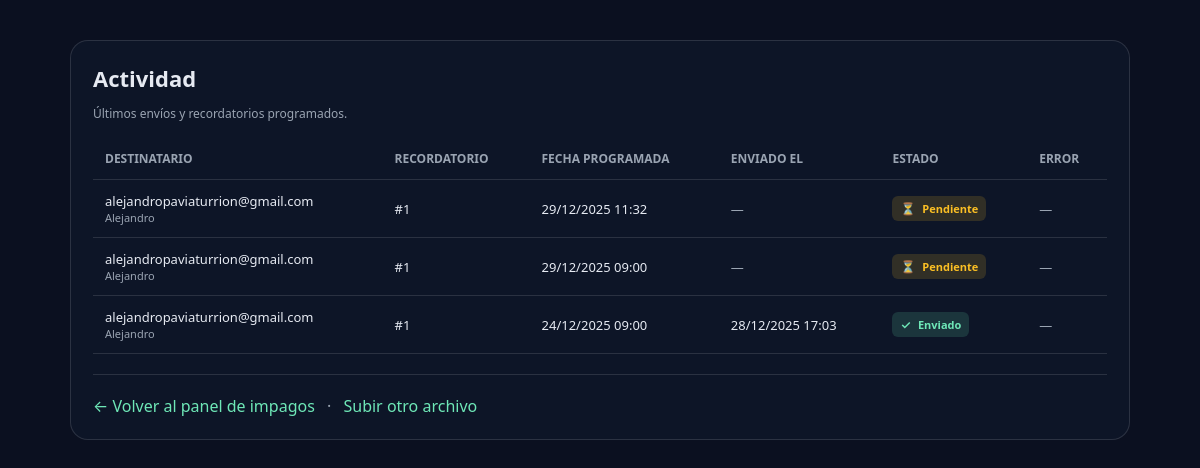
The page /activity on the database its author committed.
### tables this page shows
CREATE TABLE reminders (
            id INTEGER PRIMARY KEY AUTOINCREMENT,
            debt_id INTEGER NOT NULL,
            stage INTEGER NOT NULL,                 -- 1 o 2
            send_at TEXT NOT NULL,
            sent_at TEXT,
            status TEXT NOT NULL DEFAULT 'pending', -- pending/sent/failed/canceled
            last_error TEXT,
            FOREIGN KEY(debt_id) REFERENCES debts(id)
        );

CREATE TABLE debts (
            id INTEGER PRIMARY KEY AUTOINCREMENT,
            email TEXT NOT NULL,
            name TEXT,
            amount REAL NOT NULL,
            due_date TEXT,
            created_at TEXT NOT NULL,
            UNIQUE(email, amount, due_date)
        );

### app.py (the view)
@app.get("/activity", response_class=HTMLResponse)
def activity(request: Request, token: Optional[str] = None):
    conn = get_conn()
    cur = conn.cursor()
    cur.execute("""
        SELECT r.id, r.stage, r.send_at, r.sent_at, r.status, r.last_error,
               d.email, d.name, d.amount
        FROM reminders r
        JOIN debts d ON d.id = r.debt_id
        ORDER BY r.send_at DESC, r.id DESC
        LIMIT 50
    """)
    rows_raw = cur.fetchall()
    conn.close()
    now = datetime.utcnow()
    rows = []
    for r in rows_raw:
        send_at_str = r["send_at"]
        sent_at_str = r["sent_at"]
        try:
            send_at = datetime.fromisoformat(send_at_str.replace("Z", "+00:00"))
            send_at_formatted = send_at.strftime("%d/%m/%Y %H:%M")
        except Exception:
            send_at = None
            send_at_formatted = send_at_str[:16] if len(send_at_str) > 16 else send_at_str
        sent_at_formatted = None
        if sent_at_str:
            try:
                sent_at_dt = datetime.fromisoformat(sent_at_str.replace("Z", "+00:00"))
                sent_at_formatted = sent_at_dt.strftime("%d/%m/%Y %H:%M")
            except Exception:
                sent_at_formatted = sent_at_str[:16] if len(sent_at_str) > 16 else sent_at_str
        status_db = r["status"]
        if status_db == "sent" and sent_at_str:
            status_display = "Enviado"
        elif status_db == "failed":
            status_display = "Error"
        elif status_db == "canceled":
            status_display = "Cancelado"
        else:  # pending
            status_display = "Pendiente"
        rows.append({
            "send_at_formatted": send_at_formatted,
            "sent_at_formatted": sent_at_formatted,
            "to_email": r["email"],
            "to_name": r["name"] or "",
            "amount": r["amount"],
            "stage": r["stage"],
            "status": status_db,
            "status_display": status_display,
            "error": r["last_error"] if (status_db == "failed" and r["last_error"]) else None,
        })
    st = get_state()
    current_token = token or st.get("token")
    return templates.TemplateResponse("activity.html", {
        "request": request,
        "rows": rows,
        "token": current_token,
    })

### templates/activity.html (shortened to what this page needs)
<!doctype html>
<html lang="es">
<head>
</head>
<body>
  <div class="wrap">
    <div class="card">
      <h1>Actividad</h1>
      <p class="mini">Últimos envíos y recordatorios programados.</p>
      {% if rows|length == 0 %}
        <div class="empty">
          <p>No hay actividad todavía.</p>
          <p class="mini">Los emails aparecerán aquí cuando se envíen.</p>
        </div>
      {% else %}
        <table>
          <thead>
            <tr>
              <th>Destinatario</th>
              <th>Recordatorio</th>
              <th>Fecha programada</th>
              <th>Enviado el</th>
              <th>Estado</th>
              <th>Error</th>
            </tr>
          </thead>
          <tbody>
            {% for r in rows %}
              <tr>
                <td>
                  <div>{{ r.to_email }}</div>
                  {% if r.to_name %}
                    <div style="font-size:11px;color:var(--muted);">{{ r.to_name }}</div>
                  {% endif %}
                </td>
                <td>#{{ r.stage }}</td>
                <td>{{ r.send_at_formatted }}</td>
                <td>
                  {% if r.sent_at_formatted %}
                    {{ r.sent_at_formatted }}
                  {% else %}
                    <span style="color:var(--muted);">—</span>
                  {% endif %}
                </td>
                <td>
                  <span class="status status-{{ r.status }}">
                    {% if r.status == 'pending' %}
                      <span class="status-icon">⏳</span>
                    {% elif r.status == 'sent' %}
                      <span class="status-icon">✓</span>
                    {% elif r.status == 'canceled' %}
                      <span class="status-icon">✗</span>
                    {% elif r.status == 'failed' %}
                      <span class="status-icon">⚠</span>
                    {% endif %}
                    {{ r.status_display }}
                  </span>
                </td>
                <td>
                  {% if r.error %}
                    <span style="color:#ef4444;font-size:11px;">{{ r.error[:50] }}{% if r.error|length > 50 %}...{% endif %}</span>
                  {% else %}
                    <span style="color:var(--muted);">—</span>
                  {% endif %}
                </td>
              </tr>
            {% endfor %}
          </tbody>
        </table>
      {% endif %}
      <div class="actions">
        <a href="/panel{% if token %}?token={{ token }}{% endif %}">← Volver al panel de impagos</a>
        <span style="color:var(--muted);margin:0 8px;">·</span>
        <a href="/">Subir otro archivo</a>
      </div>
    </div>
  </div>
</body>
</html>

### templates/activity.html (style rules this page uses)
:root { --bg:#0b1020; --card:#0f172a; --muted:#9aa4b2; --text:#e6eaf2; --line:rgba(255,255,255,.12); --accent:#6ee7b7; }
* { box-sizing:border-box }
body { margin:0; font-family: ui-sans-serif, system-ui, -apple-system, Segoe UI, Roboto, Arial; background: var(--bg); color: var(--text); }
.wrap { max-width:1100px;margin:0 auto;padding:40px 20px }
.card { background:rgba(15,23,42,.85); border:1px solid var(--line); border-radius:18px; padding:22px; }
h1 { margin:0 0 10px;font-size:22px }
.mini { font-size:12px;color:var(--muted) }
table { width:100%; border-collapse:collapse; margin-top:16px; }
th,td { padding:12px; border-bottom:1px solid var(--line); text-align:left; font-size:13px; }
th { color:var(--muted); font-weight:600; font-size:12px; text-transform:uppercase; }
.status { padding:4px 8px; border-radius:6px; font-size:11px; font-weight:600; display:inline-block; }
.status-sent { background:rgba(110,231,183,.15); color:var(--accent); }
.status-pending { background:rgba(251,191,36,.15); color:#fbbf24; }
.status-icon { margin-right:4px; font-size:12px; }
a { color:var(--accent); text-decoration:none; }
.actions { margin-top:20px; padding-top:20px; border-top:1px solid var(--line); }

### rows shown on the page
reminders: to_email "alejandropaviaturrion@gmail.com", to_name "Alejandro", stage "1", send_at_formatted "29/12/2025 11:32", status_display "Pendiente"
reminders: to_email "alejandropaviaturrion@gmail.com", to_name "Alejandro", stage "1", send_at_formatted "29/12/2025 09:00", status_display "Pendiente"
reminders: to_email "alejandropaviaturrion@gmail.com", to_name "Alejandro", stage "1", send_at_formatted "24/12/2025 09:00", sent_at_formatted "28/12/2025 17:03", status_display "Enviado"
